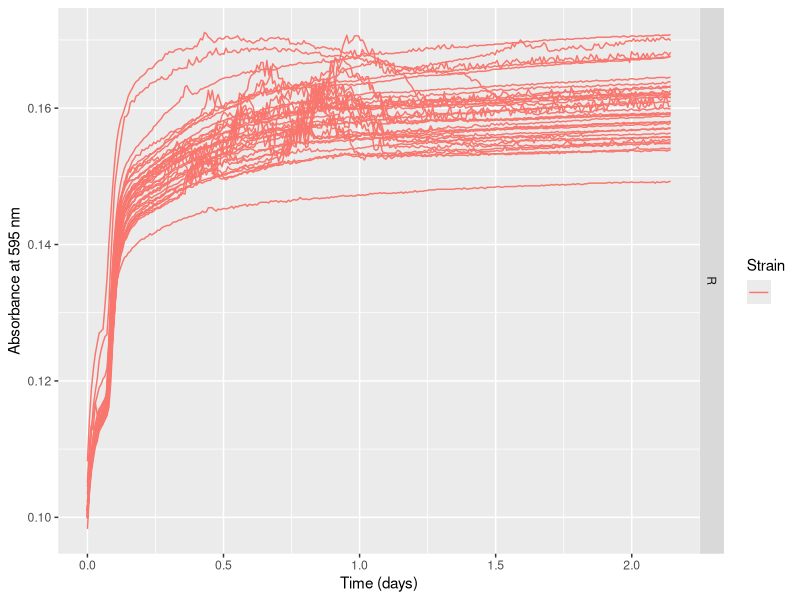
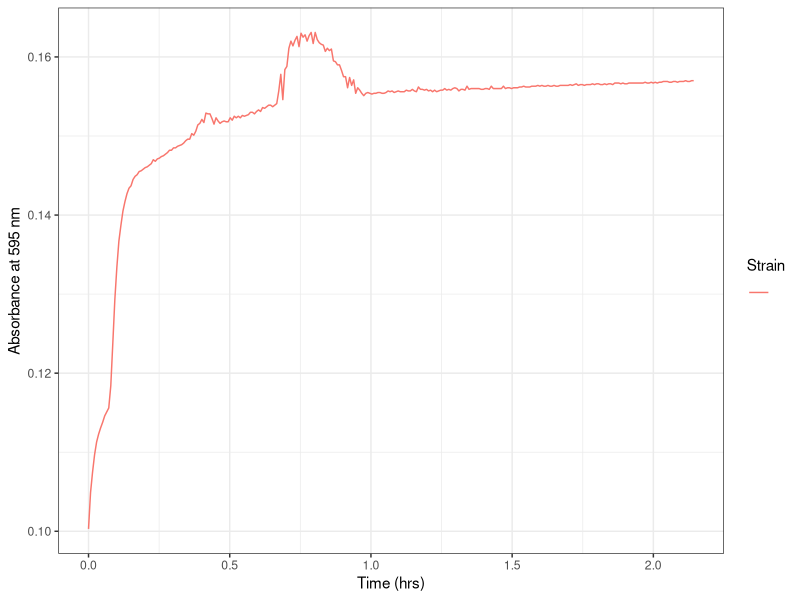
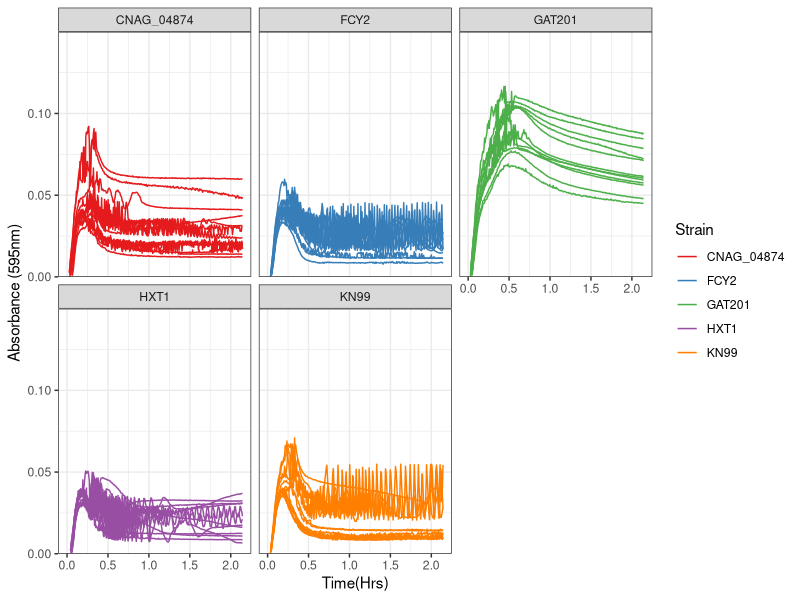
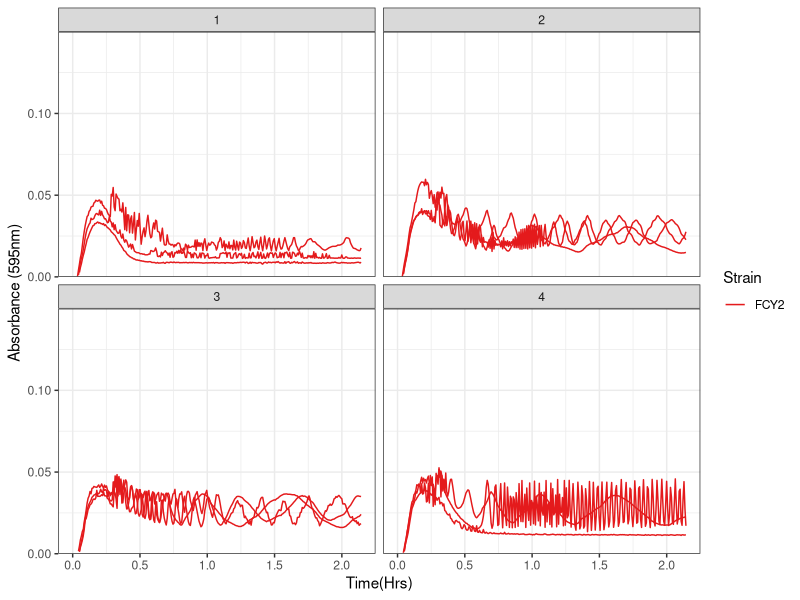
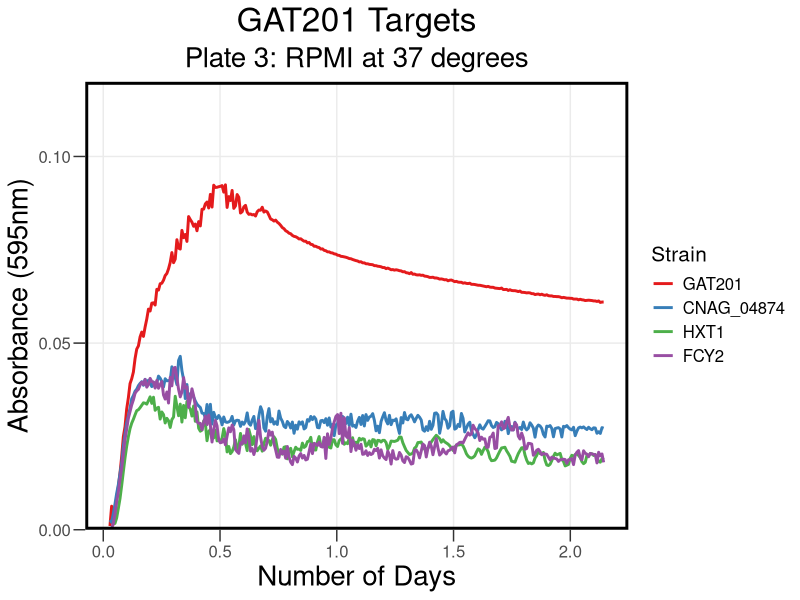
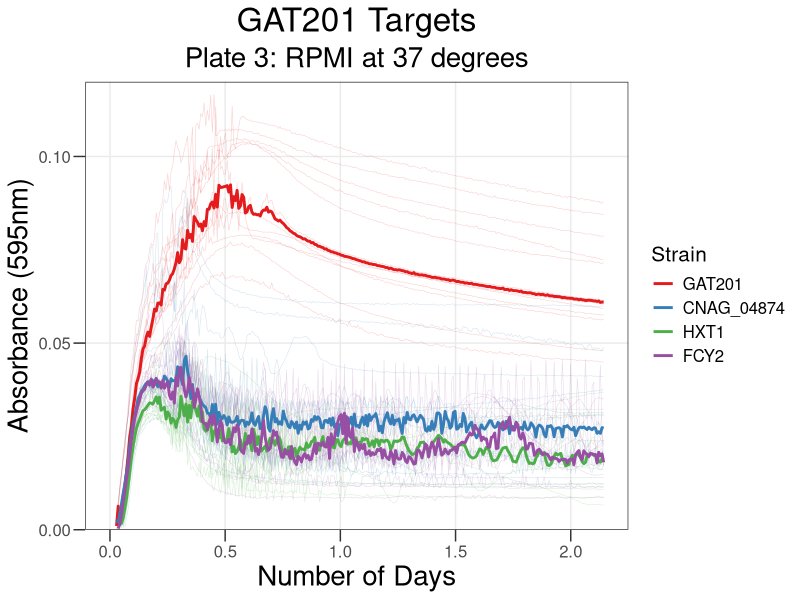
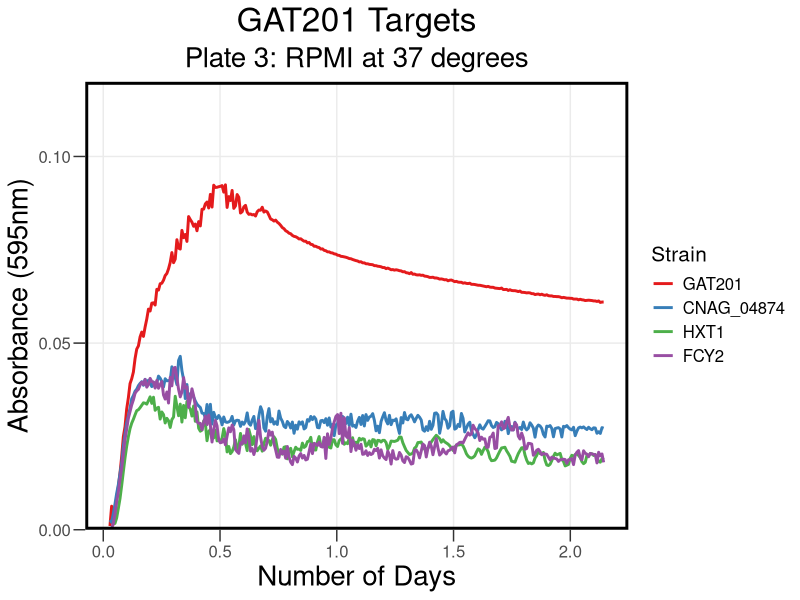
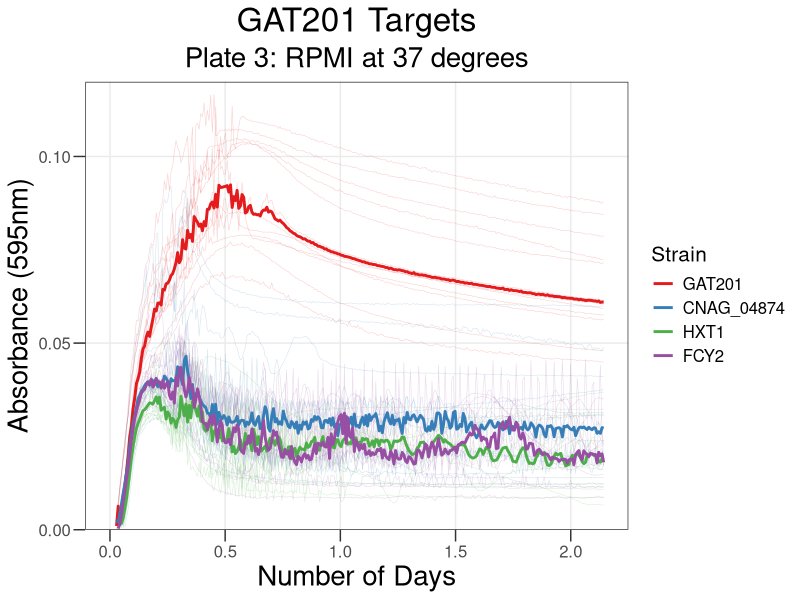

Recreate these plots in R, in order.
## ---- chunk 1
knitr::opts_chunk$set(echo = TRUE , warning=FALSE, message=FALSE)
## ---- chunk 2

library("reshape2")
library(dplyr)
library(ggplot2)
library(tidyverse)
library(rmarkdown)
library(cowplot)
library(yaml)
library(knitr)
## ---- chunk 3

rawdata <- read.csv("../Input/20230321_RPMI_Gat201Targets_Plate3_csv.csv")

## ---- chunk 4

 rawdata_day<-mutate(rawdata, Time = Time/86400)

## ---- chunk 5

reshaped <- melt(rawdata_day, id=c("Time", "Temp"), 
                              variable.name="Well",
                              value.name="OD595")

summary(reshaped)
## ---- chunk 6

platemap <- read.csv("../Input/20230321_RPMI_Gat201Targets_Plate3_setup.csv")
head(platemap, n=50)


## ---- chunk 7

annotated <- inner_join(reshaped, platemap, by="Well")
 
## ---- chunk 8

ggplot(data=filter(annotated,Strain==""),
           aes(x=Time, y=OD595, color=Strain, group = Well)) + 
       geom_line() + 
       facet_grid(Media ~ .) +
       labs(x="Time (days)", y="Absorbance at 595 nm")
## ---- chunk 9

ggplot(data=filter(annotated,Well=="H11"), 
       aes(x=Time, y=OD595, color=Strain, group = Well)) + 
 
       geom_line() + 
     theme_bw()+
     labs(x="Time (hrs)", y="Absorbance at 595 nm")

## ---- chunk 10

blank_OD_summary <- annotated %>%
  filter(Strain=="") %>%
  
    group_by(Media) %>%
  summarise(OD_median=median(OD595),
            OD_mean=mean(OD595),
            OD_max=max(OD595),
            OD_min=min(OD595))
print(blank_OD_summary)
## ---- chunk 11

normalisedOD <- annotated %>%
  left_join(blank_OD_summary, by="Media") %>%
  mutate(OD_corrected = OD595 - OD_median)

## ---- chunk 12

ggplot(data=normalisedOD %>%
                      filter(Strain != ""), 
                      aes(x=Time, y=OD_corrected, color=Strain, group = Well)) + 
       geom_line() + 
       scale_y_continuous(limits=c(0,0.15),expand=c(0,0))+
       facet_wrap(Strain ~ .)+
  
       labs(x = "Time(Hrs)",
            y = "Absorbance (595nm)") +
       theme(text = element_text(size = 20))+
       theme_bw()+
       scale_color_brewer(palette="Set1")
## ---- chunk 13

ggplot(data=normalisedOD %>%
                      filter(Strain == "FCY2"), 
                      aes(x=Time, y=OD_corrected, color=Strain, group = Well)) + 
       geom_line() + 
       scale_y_continuous(limits=c(0,0.15),expand=c(0,0))+
       facet_wrap(Biorep ~ .)+
  
       labs(x = "Time(Hrs)",
            y = "Absorbance (595nm)") +
       theme(text = element_text(size = 20))+
       theme_bw()+
       scale_color_brewer(palette="Set1")
## ---- chunk 14

ggplot(data=normalisedOD %>%
    dplyr::mutate(Strain = factor(Strain, levels = c("KN99 (WT)","GAT201","CNAG_04874","HXT1","FCY2")))%>%
                     filter(Strain != ""), 
                      aes(x=Time, y=OD_corrected, color=Strain)) + 
       
       stat_summary(fun = "median", geom = "line", size = 1) +
       scale_y_continuous(limits=c(0,0.12),expand=c(0,0), breaks = c(0, 0.05, 0.1)) +
  
       labs(x = "Number of Days",
            y = "Absorbance (595nm)",
            title = "GAT201 Targets", subtitle = "Plate 3: RPMI at 37 degrees") +
           
       theme_bw() +
       theme(text = element_text(size = 15))+
       theme(axis.title = element_text(size = 20))+
       theme(axis.ticks.length = unit(0.3, "cm"))+
       theme(title = element_text(size = 20))+
       theme(panel.grid.minor = element_blank())+
       theme(legend.title = element_text(size = 15))+
      theme(legend.background = element_rect(fill = "transparent", color=NA))+
  theme(legend.key = element_rect(fill = "transparent", color=NA))+
       theme (plot.background =  element_rect(fill = "transparent", color=NA), 
         panel.background = element_rect(fill = "transparent", color=NA),)+
      theme(panel.border = element_rect(linetype = "solid", colour = "black", size = 2))+
   theme(plot.title = element_text(hjust = 0.5), plot.subtitle = element_text(hjust = 0.5) )+
       scale_color_brewer(palette="Set1")
       
## ---- chunk 15

ggsave("../Results/AllSummaryPR3.png",width = 6.6,height=5)
## ---- chunk 16

ggplot(data=normalisedOD %>%
    dplyr::mutate(Strain = factor(Strain, levels = c("KN99 (WT)","GAT201","CNAG_04874","HXT1","FCY2")))%>%
                     filter(Strain != ""), 
                      aes(x=Time, y=OD_corrected, color=Strain)) + 
       geom_line(aes(group = Well), size = 0.2, alpha = 0.2) + 
       stat_summary(fun = "median", geom = "line", size = 1) +
       scale_y_continuous(limits=c(0,0.12),expand=c(0,0), breaks = c(0, 0.05, 0.1)) +
   
       labs(x = "Number of Days",
            y = "Absorbance (595nm)",
            title = "GAT201 Targets", subtitle = "Plate 3: RPMI at 37 degrees") +
 
       theme_bw() +
       theme(text = element_text(size = 15))+
       theme(axis.title = element_text(size = 20)) +
  theme(axis.ticks.length = unit(0.3, "cm"))+
       theme(title = element_text(size = 20))+
    
       theme(legend.title = element_text(size = 15))+
  theme(panel.grid.minor = element_blank())+
   theme(plot.title = element_text(hjust = 0.5), plot.subtitle = element_text(hjust = 0.5) )+
  
       scale_color_brewer(palette="Set1")
## ---- chunk 17

ggsave("../Results/StatSummaryPlate3.png",width = 6.6,height=5)
